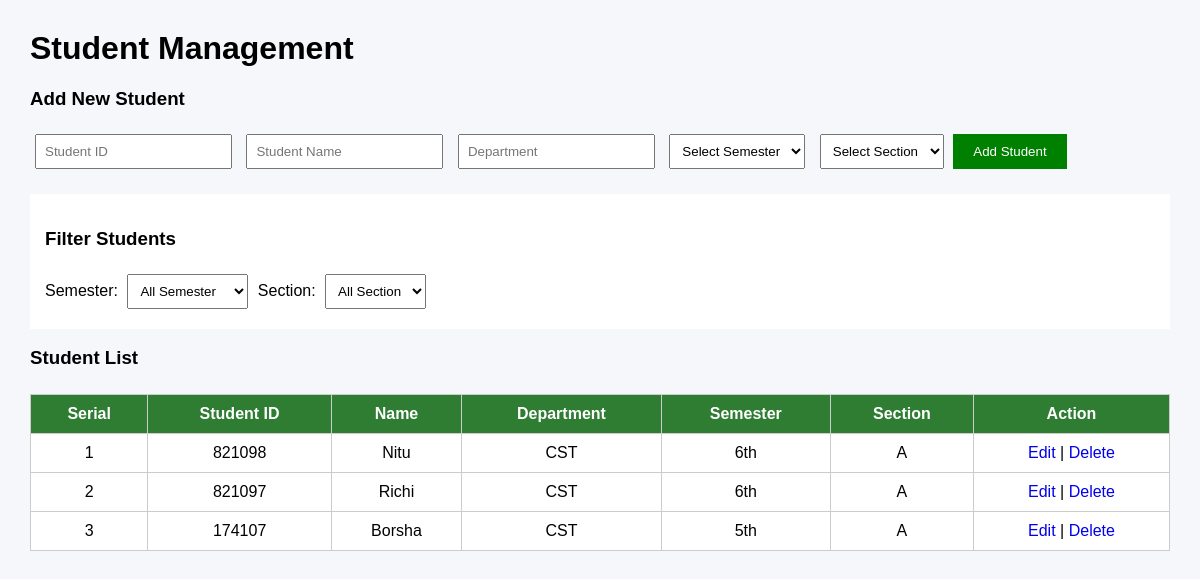
The app's page /students (signed in) with its own data.
### tables this page shows
CREATE TABLE students (
            id INTEGER PRIMARY KEY AUTOINCREMENT,
            student_id TEXT UNIQUE NOT NULL,
            name TEXT NOT NULL,
            department TEXT NOT NULL,
            semester TEXT NOT NULL,
            section TEXT
        );

### app.py (the view, shortened to what this page needs)
@app.route("/students", methods=["GET", "POST"])
def students():
    if not login_required():
        return redirect("/login")
    conn = get_db()
    selected_semester = request.args.get(
        "semester",
        ""
    )
    selected_section = request.args.get(
        "section",
        ""
    )
    query = """
        SELECT *
        FROM students
        WHERE 1=1
    """
    params = []
    if selected_semester:
        query += """
            AND semester = ?
        """
        params.append(selected_semester)
    if selected_section:
        query += """
            AND section = ?
        """
        params.append(selected_section)
    query += """
        ORDER BY id ASC
    """
    student_list = conn.execute(
        query,
        params
    ).fetchall()
    semesters = conn.execute("""
        SELECT DISTINCT semester
        FROM students
        ORDER BY semester
    """).fetchall()
    sections = conn.execute("""
        SELECT DISTINCT section
        FROM students
        WHERE section IS NOT NULL
        AND section != ''
        ORDER BY section
    """).fetchall()
    conn.close()
    return render_template(
        "students.html",
        students=student_list,
        semesters=semesters,
        sections=sections,
        selected_semester=selected_semester,
        selected_section=selected_section
    )

### app.py (called while the page is built)
def get_db():
    conn = sqlite3.connect(DATABASE)
    conn.row_factory = sqlite3.Row
    return conn

def login_required():
    if "user_id" not in session:
        return False
    return True

### templates/students.html (shortened to what this page needs)
<!DOCTYPE html>
<html>
<head>
</head>
<body>
<h1>Student Management</h1>
<h3>Add New Student</h3>
<form method="POST">
    <input
        type="text"
        name="student_id"
        placeholder="Student ID"
        required
    >
    <input
        type="text"
        name="name"
        placeholder="Student Name"
        required
    >
    <input
        type="text"
        name="department"
        placeholder="Department"
        required
    >
    <select name="semester" required>
        <option value="">Select Semester</option>
    </select>
    <select name="section">
        <option value="">Select Section</option>
    </select>
    <button type="submit">
        Add Student
    </button>
</form>
<div class="filter-box">
    <h3>Filter Students</h3>
    <label>Semester:</label>
    <select id="semesterFilter" onchange="filterStudents()">
        <option value="">All Semester</option>
    </select>
    <label>Section:</label>
    <select id="sectionFilter" onchange="filterStudents()">
        <option value="">All Section</option>
    </select>
</div>
<h3>Student List</h3>
<table>
    <thead>
        <tr>
            <th>Serial</th>
            <th>Student ID</th>
            <th>Name</th>
            <th>Department</th>
            <th>Semester</th>
            <th>Section</th>
            <th>Action</th>
        </tr>
    </thead>
    <tbody>
    {% for student in students %}
        <tr
            class="student-row"
            data-semester="{{ student.semester }}"
            data-section="{{ student.section }}"
        >
            <td class="serial"></td>
            <td>
                {{ student.student_id }}
            </td>
            <td>
                {{ student.name }}
            </td>
            <td>
                {{ student.department }}
            </td>
            <td>
                {{ student.semester }}
            </td>
            <td>
                {{ student.section }}
            </td>
            <td>
                <a href="/students/edit/{{ student.id }}">
                    Edit
                </a>
                |
                <a
                    href="/students/delete/{{ student.id }}"
                    onclick="return confirm('Are you sure you want to delete this student?')"
                >
                    Delete
                </a>
            </td>
        </tr>
    {% endfor %}
    </tbody>
</table>
</body>
</html>

### templates/students.html (style rules this page uses)
body { font-family: Arial; margin: 30px; background: #f5f7fa; }
input, select { padding: 8px; margin: 5px; }
button { padding: 10px 20px; background: green; color: white; border: none; cursor: pointer; }
table { width: 100%; margin-top: 25px; border-collapse: collapse; background: white; }
th, td { border: 1px solid #ccc; padding: 10px; text-align: center; }
th { background: #2E7D32; color: white; }
.filter-box { background: white; padding: 15px; margin-top: 20px; }
a { text-decoration: none; }

### records on screen
students: student_id "821098", name "Nitu", department "CST", semester "6th", section "A"
students: student_id "821097", name "Richi", department "CST", semester "6th", section "A"
students: student_id "174107", name "Borsha", department "CST", semester "5th", section "A"
